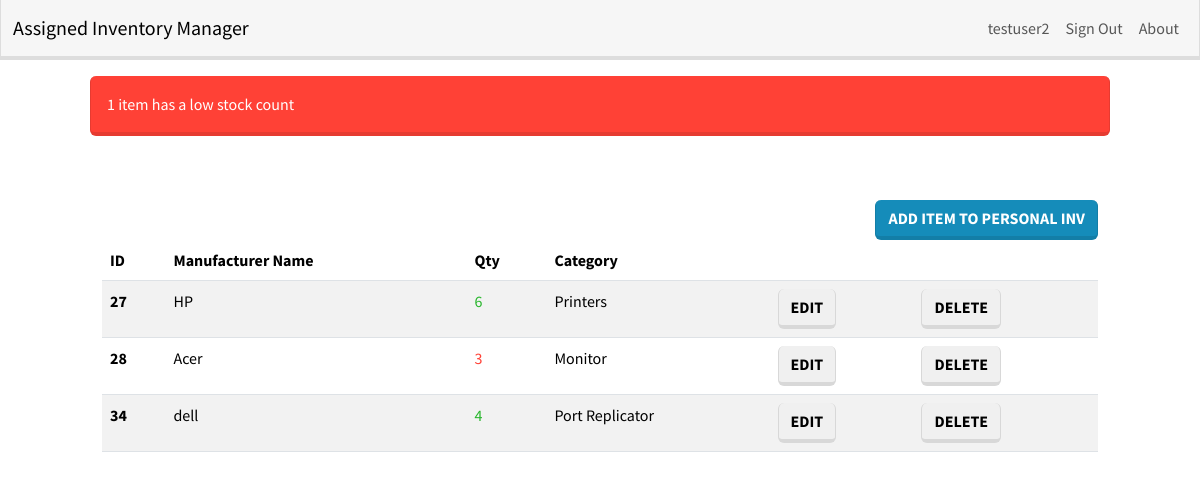
Page /dashboard/ (signed in) on the committed database.
### inventory/models.py (models this page shows, shortened)
class InventoryItem(models.Model):
    name = models.CharField(max_length=200)
    quantity = models.IntegerField()
    category = models.ForeignKey(
        "Category", on_delete=models.SET_NULL, blank=True, null=True
    )
    date_created = models.DateTimeField(auto_now_add=True)
    last_edited = models.DateTimeField(auto_now=True)
    user = models.ForeignKey(User, on_delete=models.CASCADE)
    assigned_date = models.DateTimeField(auto_now_add=True)

class Category(models.Model):
    name = models.CharField(max_length=200)
    class Meta:
        verbose_name_plural = "categories"

### inventory/views.py (the view)
# urls.py: path('dashboard/', Dashboard.as_view(), name='dashboard'),
class Dashboard(LoginRequiredMixin, View):
    def get(self, request):
        items = InventoryItem.objects.filter(user=self.request.user.id).order_by("id")
        low_inventory = InventoryItem.objects.filter(
            user=self.request.user.id, quantity__lte=LOW_QUANTITY
        )
        if low_inventory.count() > 0:
            if low_inventory.count() > 1:
                messages.error(
                    request, f"{low_inventory.count()} items have a low stock level"
                )
            else:
                messages.error(
                    request, f"{low_inventory.count()} item has a low stock count"
                )
        low_inventory_ids = InventoryItem.objects.filter(
            user=self.request.user.id, quantity__lte=LOW_QUANTITY
        ).values_list("id", flat=True)
        return render(
            request,
            "inventory/dashboard.html",
            {"items": items, "low_inventory_ids": low_inventory_ids},
        )

### inventory/templates/inventory/dashboard.html (shortened to what this page needs)
{% extends 'inventory/base.html' %}
{% block content %}
    {% if messages %}
		<div class="row mt-3">
			{% for message in messages %}
				{% if message.tags == 'error' %}
					<div class="col-md-10 col-12 mx-auto alert alert-danger">
						{{ message }}
					</div>
				{% else %}
					<div class="col-md-10 col-12 mx-auto alert alert-success">
						{{ message }}
					</div>
				{% endif %}
			{% endfor %}
		</div>
	{% endif %}
	<div class="row">
		<div class="col-md-10 col-12 mx-auto mt-5">
			<div class="d-flex justify-content-end">
				<a href="{% url 'add-item' %}" class="btn btn-primary">Add Item to Personal Inv</a>
			</div>
			<table class="table table-hover table-striped">
				<thead>
					<tr>
						<th scope="col">ID</th>
						<th scope="col">Manufacturer Name</th>
						<th scope="col">Qty</th>
						<th scope="col">Category</th>
						<th scope="col"></th>
						<th scope="col"></th>
					</tr>
				</thead>
				<tbody>
					{% for item in items %}
					<tr>
						<th scope="row">{{ item.id }}</th>
						<td>{{ item.name }}</td>
						{% if item.id in low_inventory_ids %}
							<td class="text-danger">{{ item.quantity }}</td>
                        {% else %}
							<td class="text-success">{{ item.quantity }}</td>
						{% endif %}
						<td>{{ item.category.name }}</td>
						<td><a href="{% url 'edit-item' item.id %}" class="btn btn-secondary">Edit</a></td>
						<td><a href="{% url 'delete-item' item.id %}" class="btn btn-secondary">Delete</a></td>
					</tr>
					{% endfor %}
				</tbody>
			</table>
		</div>
	</div>
{% endblock content %}

### inventory/templates/inventory/navigation.html (shortened to what this page needs)
<nav class="navbar navbar-expand-lg bg-light">
	<div class="container-fluid">
		<a class="navbar-brand" href="{% url 'index' %}">Assigned Inventory Manager</a>
		<div class="collapse navbar-collapse justify-content-end" id="navbarNav">
			<ul class="navbar-nav">
				{% if user.is_authenticated %}
					<li class="nav-item">
						<a class="nav-link" href="#">{{ user.username }}</a>
					</li>
					<li class="nav-item">
						<a class="nav-link" href="{% url 'simple_logout' %}">Sign Out</a>
					</li>
                    <li class="nav-item">
                        <a class="nav-link" href="{% url 'about' %}">About</a>
                    </li>
				{% endif %}
			</ul>
		</div>
	</div>
</nav>

### rows in the picture
InventoryItem: id "27", name "HP", quantity "6", category.name "Printers"
InventoryItem: id "28", name "Acer", quantity "3", category.name "Monitor"
InventoryItem: id "34", name "dell", quantity "4", category.name "Port Replicator"

### other values in the picture
{{ user.username }} "testuser2"
{{ message }} "1 item has a low stock count"
